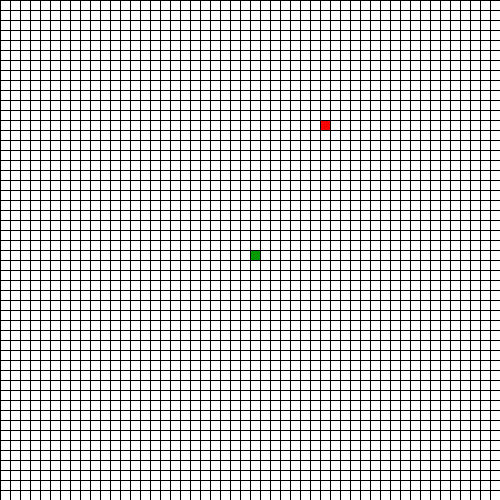
Frame 1 (no input)
Frame 60 (the mouse pressed at the canvas centre just before this capture): identical to frame 1, image omitted
Frame 120 (the mouse held since frame 60 and released just before this capture): identical to frame 1, image omitted

The Processing sketch that drew this single still picture (run headless with seeded random() and noise(); from frame 60 on, the mouse is pressed at the canvas centre):

// Processing sketch: snake
// ── snake.pde
ArrayList<Integer> xPos = new ArrayList();
ArrayList<Integer> yPos = new ArrayList();
int taille = 10;
int vitesseX = 0;
int vitesseY = 0;
int pommeX;
int pommeY;
boolean game=true;
int once=0;
int applesEaten=0;

void generateApples() {
  pommeX = (int)random(50);
  pommeY = (int)random(50);
}

void setup() {
  size(500, 500);

  xPos.add(25);
  yPos.add(25);

  generateApples();
}

void draw() {
  frameRate(applesEaten+10);
  background(0);
  if (game==true) {
    if (xPos.get(0) == pommeX && yPos.get(0) == pommeY) {
      generateApples();
      xPos.add(0);
      yPos.add(0);
      applesEaten++;
    }
    //setting position for squares behind head
    for (int x = xPos.size()-1; x > 0; x--) {
      xPos.set(x, xPos.get(x-1));
      yPos.set(x, yPos.get(x-1));
    }
    //setting position for head
    xPos.set(0, xPos.get(0) + vitesseX);
    yPos.set(0, yPos.get(0) + vitesseY);
    //losing if out of bounds
    if (xPos.get(0)*10 < 0 || xPos.get(0)*10 > width || yPos.get(0)*10 < 0 || yPos.get(0)*10 > height) {
      game=false;
    }
    //grid
    fill(255);
    stroke(0);
    for (int x = 0; x < 50; x++) {
      for (int y = 0; y < 50; y++) {
        square(x * 10, y * 10, 10);
      }
    }
    //apple
    fill(255, 0, 0);
    square(pommeX*10, pommeY*10, 10);
    //squares behind head
    fill(0, 255, 0);
    for (int x = 0; x < xPos.size(); x++) {
      square(xPos.get(x)*10, yPos.get(x)*10, taille);
    }
    //head of snake
    fill(0, 155, 0);
    square(xPos.get(0)*10, yPos.get(0)*10, taille);
    for (int x = xPos.size()-1; x > 0; x--) {
      if (xPos.get(0) == xPos.get(x) && yPos.get(0) == yPos.get(x)) {
        game=false;
      }
    }
  } else {
    stroke(0);
    for (int x = 0; x < 50; x++) {
      for (int y = 0; y < 50; y++) {
        fill(random(255), random(255), random(255));
        square(x * 10, y * 10, 10);
      }
    }
    if (once==0) {
      println("YOU LOST!"+" You ate "+applesEaten+" apple(s)!");
    }
    once=1;
  }
}

void keyPressed() {
  switch(keyCode) {
  case UP:
    if (vitesseY != 1) {
      vitesseY = -1;
      vitesseX = 0;
    }
    break;
  case DOWN:
    if (vitesseY != -1) {
      vitesseY = 1;
      vitesseX = 0;
    }
    break;
  case RIGHT:
    if (vitesseX != -1) {
      vitesseX = 1;
      vitesseY = 0;
    }
    break;
  case LEFT:
    if (vitesseX != 1) {
      vitesseX = -1;
      vitesseY = 0;
    }
    break;
  }
}
